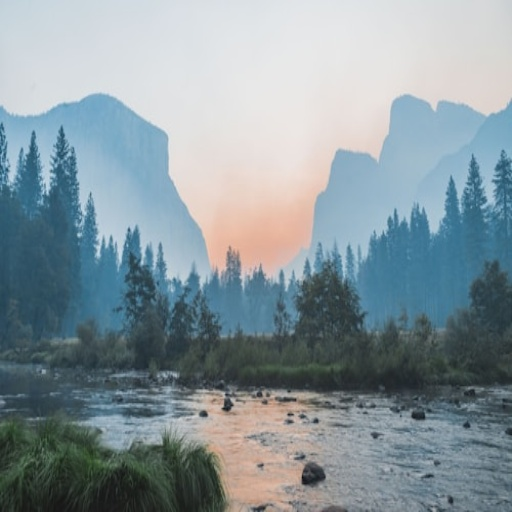
#> input picture ml/dataset/real_holdout_source/real_base_0000.jpg, 512 x 512 px; its folder holds only this picture in this run
$ python generate_dataset.py
#> lines starting #> are read from the running program, lines starting #| are printed output that depends on the picture
import os
import io
import json
import math
import random
import urllib.request
import numpy as np
import cv2
from PIL import Image, ImageDraw, ImageFilter, ImageEnhance, ImageFont

DATASET_DIR = os.path.join(os.path.dirname(__file__), "dataset")
TRAIN_DIR = os.path.join(DATASET_DIR, "train")
TEST_DIR = os.path.join(DATASET_DIR, "test")
REAL_HOLDOUT_DIR = os.path.join(DATASET_DIR, "real_holdout")
REAL_HOLDOUT_SOURCE_DIR = os.path.join(DATASET_DIR, "real_holdout_source")
SAMPLE_DIR = os.path.abspath(os.path.join(os.path.dirname(__file__), "..", "sample_images"))

# Permissively licensed public domain / Unsplash image URLs for real photographic holdout set
REAL_PHOTO_URLS = [
    "https://images.unsplash.com/photo-1506744038136-46273834b3fb?w=500", # Landscape
    "https://images.unsplash.com/photo-1448375240586-882707db888b?w=500", # Forest
    "https://images.unsplash.com/photo-1486406146926-c627a92ad1ab?w=500", # Architecture
    "https://images.unsplash.com/photo-1464822759023-fed622ff2c3b?w=500", # Mountains
    "https://images.unsplash.com/photo-1507525428034-b723cf961d3e?w=500", # Beach
    "https://images.unsplash.com/photo-1503376780353-7e6692767b70?w=500", # Car
    "https://images.unsplash.com/photo-1534528741775-53994a69daeb?w=500", # Portrait
    "https://images.unsplash.com/photo-1495474472287-4d71bcdd2085?w=500", # Coffee
    "https://images.unsplash.com/photo-1514888286974-6c03e2ca1dba?w=500", # Cat
    "https://images.unsplash.com/photo-1543466835-00a7907e9de1?w=500", # Dog
    "https://images.unsplash.com/photo-1470071459604-3b5ec3a7fe05?w=500", # Landscape Forest
    "https://images.unsplash.com/photo-1519501025264-65ba15a82390?w=500", # City Night
    "https://images.unsplash.com/photo-1490750967868-88aa4486c946?w=500", # Flowers
    "https://images.unsplash.com/photo-1544716278-ca5e3f4abd8c?w=500", # Book / Document
    "https://images.unsplash.com/photo-1498050108023-c5249f4df085?w=500", # Desk / Tech
    "https://images.unsplash.com/photo-1485965120184-e220f721d03e?w=500", # Bicycle
    "https://images.unsplash.com/photo-1610832958506-aa56368176cf?w=500", # Fruit
    "https://images.unsplash.com/photo-1495616811223-4d98c6e9c869?w=500", # Sunset
    "https://images.unsplash.com/photo-1483921020237-2ff51e8e4b22?w=500", # Winter Snow
    "https://images.unsplash.com/photo-1509316975850-ff9c5deb0cd9?w=500", # Desert
    "https://images.unsplash.com/photo-1513694203232-719a280e022f?w=500", # Interior Room
    "https://images.unsplash.com/photo-1509042239860-f550ce710b93?w=500", # Clock
    "https://images.unsplash.com/photo-1510915361894-db8b60106cb1?w=500", # Guitar
    "https://images.unsplash.com/photo-1474487548417-781cb71495f3?w=500", # Train
    "https://images.unsplash.com/photo-1436491865332-7a61a109cc05?w=500", # Airplane
    "https://images.unsplash.com/photo-1432405972618-c60b0225b8f9?w=500", # Waterfall
    "https://images.unsplash.com/photo-1505118380757-91f5f5632de0?w=500", # Ocean
    "https://images.unsplash.com/photo-1541701494587-cb58502866ab?w=500", # Abstract Art
    "https://images.unsplash.com/photo-1516035069371-29a1b244cc32?w=500", # Vintage Camera
    "https://images.unsplash.com/photo-1518770660439-4636190af475?w=500"  # Microchip
]

def clamp(val):
    return max(0, min(255, int(val)))

def create_synthetic_clean_image(width=512, height=512, seed=42):
    """
    Generates diverse procedural base images across 20 distinct pattern families.
    Fully randomized parameter ranges per seed to eliminate evaluation data leakage.
    """
    rng = random.Random(seed)
    np_rng = np.random.RandomState(seed)

    img = np.zeros((height, width, 3), dtype=np.uint8)
    pattern_type = seed % 20

    if pattern_type == 0:
        c1 = [rng.randint(20, 240) for _ in range(3)]
        c2 = [rng.randint(20, 240) for _ in range(3)]
        for y in range(height):
            t = y / float(height)
            img[y, :] = [clamp(c1[i]*(1-t) + c2[i]*t) for i in range(3)]
        cx, cy = rng.randint(100, width-100), rng.randint(100, height-100)
        cv2.circle(img, (cx, cy), rng.randint(40, 110), (rng.randint(50, 255), rng.randint(50, 255), rng.randint(50, 255)), -1)
        cv2.rectangle(img, (rng.randint(20, 150), rng.randint(20, 150)), (rng.randint(200, width-20), rng.randint(200, height-20)), (rng.randint(50, 255), rng.randint(50, 255), rng.randint(50, 255)), 3)

    elif pattern_type == 1:
        grid_size = rng.choice([16, 24, 32, 48])
        c1 = [rng.randint(200, 255) for _ in range(3)]
        c2 = [rng.randint(10, 60) for _ in range(3)]
        for y in range(0, height, grid_size):
            for x in range(0, width, grid_size):
                img[y:y+grid_size, x:x+grid_size] = c1 if ((x // grid_size) + (y // grid_size)) % 2 == 0 else c2
        cv2.circle(img, (width // 2, height // 2), rng.randint(80, 150), (rng.randint(0, 255), rng.randint(100, 255), 255), rng.randint(4, 12))

    elif pattern_type == 2:
        freq_x = rng.uniform(2.0, 12.0)
        freq_y = rng.uniform(2.0, 12.0)
        X, Y = np.meshgrid(np.linspace(0, freq_x*np.pi, width), np.linspace(0, freq_y*np.pi, height))
        Z = np.sin(X) * np.cos(Y)
        norm_z = ((Z + 1) * 127.5).astype(np.uint8)
        img[:, :, 0] = norm_z
        img[:, :, 1] = np.rot90(norm_z, rng.randint(1, 4))
        img[:, :, 2] = 255 - norm_z

    elif pattern_type == 3:
        sky_color = [rng.randint(180, 255), rng.randint(150, 220), rng.randint(100, 180)]
        img[:int(height*0.5), :] = sky_color
        cv2.circle(img, (int(width*rng.uniform(0.3, 0.8)), int(height*rng.uniform(0.15, 0.35))), rng.randint(30, 70), (100, 255, 255), -1)
        pts1 = np.array([[0, int(height*0.6)], [int(width*0.4), int(height*0.2)], [int(width*0.7), int(height*0.6)]], np.int32)
        cv2.fillPoly(img, [pts1], (rng.randint(40, 90), rng.randint(40, 90), rng.randint(40, 90)))
        img[int(height*0.6):, :] = [rng.randint(120, 200), rng.randint(80, 140), rng.randint(30, 80)]

    elif pattern_type == 4:
        bg = rng.randint(230, 255)
        img.fill(bg)
        grid_step = rng.choice([20, 30, 40, 50])
        for i in range(10, width, grid_step):
            cv2.line(img, (i, 0), (i, height), (200, 200, 200), 1)
            cv2.line(img, (0, i), (width, i), (200, 200, 200), 1)
        cv2.rectangle(img, (40, 40), (width-40, height-40), (20, 20, 20), 2)
        cv2.putText(img, f"SPECIMEN TEST TARGET #{seed}", (50, 90), cv2.FONT_HERSHEY_SIMPLEX, 0.7, (10, 10, 180), 2)
        cv2.putText(img, "RESOLUTION MATRIX 100%", (50, 140), cv2.FONT_HERSHEY_SIMPLEX, 0.7, (180, 10, 10), 2)

    elif pattern_type == 5:
        img.fill(rng.randint(15, 45))
        for _ in range(rng.randint(6, 12)):
            cx, cy = rng.randint(40, width-40), rng.randint(40, height-40)
            r = rng.randint(25, 75)
            color = (rng.randint(50, 255), rng.randint(50, 255), rng.randint(50, 255))
            cv2.circle(img, (cx, cy), r, color, -1)
            cv2.circle(img, (cx - r//3, cy - r//3), r//4, (255, 255, 255), -1)

    elif pattern_type == 6:
        num_points = rng.randint(15, 30)
        pts = np_rng.randint(0, width, size=(num_points, 2))
        for y in range(0, height, 8):
            for x in range(0, width, 8):
                dists = np.sum((pts - np.array([x, y]))**2, axis=1)
                min_idx = np.argmin(dists)
                val = (min_idx * 255 // num_points) % 256
                img[y:y+8, x:x+8] = [val, (val*2)%256, (255-val)%256]

    elif pattern_type == 7:
        img.fill(220)
        step = 40
        for y in range(0, height, step):
            for x in range(0, width, step):
                pts = np.array([[x, y+step//2], [x+step//2, y], [x+step, y+step//2], [x+step//2, y+step]], np.int32)
                cv2.drawContours(img, [pts], -1, (rng.randint(30, 200), rng.randint(30, 200), rng.randint(30, 200)), -1)
                cv2.drawContours(img, [pts], -1, (0, 0, 0), 1)

    elif pattern_type == 8:
        img.fill(128)
        center = (width // 2, height // 2)
        for r in range(min(width, height)//2, 10, -20):
            color = (rng.randint(0, 255), rng.randint(0, 255), rng.randint(0, 255))
            cv2.circle(img, center, r, color, 8)

    elif pattern_type == 9:
        stripe_w = rng.randint(15, 35)
        for y in range(height):
            for x in range(width):
                if ((x + y) // stripe_w) % 2 == 0:
                    img[y, x] = [rng.randint(180, 240), 50, 50]
                else:
                    img[y, x] = [50, rng.randint(180, 240), 200]

    elif pattern_type == 10:
        grad = np.tile(np.linspace(0, 255, width, dtype=np.uint8), (height, 1))
        img[:, :, 0] = grad
        img[:, :, 1] = np.rot90(grad)
        img[:, :, 2] = np.flipud(grad)
        cv2.putText(img, f"TEXTURE PATTERN {seed}", (40, height//2), cv2.FONT_HERSHEY_DUPLEX, 1.0, (255, 255, 255), 2)

    elif pattern_type == 11:
        img.fill(60)
        margin = 30
        w_size = 50
        for y in range(margin, height - margin - w_size, w_size + 20):
            for x in range(margin, width - margin - w_size, w_size + 20):
                cv2.rectangle(img, (x, y), (x+w_size, y+w_size), (rng.randint(180, 255), rng.randint(180, 255), rng.randint(100, 200)), -1)

    elif pattern_type == 12:
        img.fill(10)
        for _ in range(200):
            sx, sy = rng.randint(0, width-1), rng.randint(0, height-1)
            img[sy, sx] = [rng.randint(200, 255), rng.randint(200, 255), rng.randint(200, 255)]
        cv2.circle(img, (int(width*0.8), int(height*0.2)), 45, (220, 240, 255), -1)

    elif pattern_type == 13:
        img[:] = [30, 90, 40]
        for _ in range(20):
            x1, y1 = rng.randint(20, width-20), rng.randint(20, height-20)
            x2, y2 = x1 + rng.choice([-80, 80, 0]), y1 + rng.choice([-80, 80, 0])
            cv2.line(img, (x1, y1), (x2, y2), (40, 210, 240), 3)
            cv2.circle(img, (x1, y1), 6, (200, 200, 200), -1)

    elif pattern_type == 14:
        block_w, block_h = width // 5, height // 4
        for row in range(4):
            for col in range(5):
                color = [rng.randint(20, 235) for _ in range(3)]
                img[row*block_h:(row+1)*block_h, col*block_w:(col+1)*block_w] = color

    elif pattern_type == 15:
        center = (width // 2, height // 2)
        num_spokes = rng.choice([16, 24, 32])
        img.fill(240)
        for i in range(num_spokes):
            angle1 = i * (2 * math.pi / num_spokes)
            angle2 = (i + 0.5) * (2 * math.pi / num_spokes)
            pt1 = (int(center[0] + 250 * math.cos(angle1)), int(center[1] + 250 * math.sin(angle1)))
            pt2 = (int(center[0] + 250 * math.cos(angle2)), int(center[1] + 250 * math.sin(angle2)))
            pts = np.array([center, pt1, pt2], np.int32)
            cv2.fillPoly(img, [pts], (20, 20, 20))

    elif pattern_type == 16:
        tileSize = 32
        for y in range(0, height, tileSize):
            for x in range(0, width, tileSize):
                c = [rng.randint(40, 220) for _ in range(3)]
                cv2.rectangle(img, (x, y), (x+tileSize, y+tileSize), c, -1)
                cv2.rectangle(img, (x, y), (x+tileSize, y+tileSize), (255, 255, 255), 1)

    elif pattern_type == 17:
        img.fill(200)
        for _ in range(12):
            cx, cy = rng.randint(50, width-50), rng.randint(50, height-50)
            r = rng.randint(40, 120)
            cv2.circle(img, (cx, cy), r, (rng.randint(0, 255), rng.randint(0, 255), rng.randint(0, 255)), 6)

    elif pattern_type == 18:
        img.fill(255)
        for x in range(20, width-20, rng.choice([4, 8, 12, 16])):
            w = rng.randint(2, 6)
            cv2.rectangle(img, (x, 40), (x+w, height-40), (0, 0, 0), -1)

    else:
        X, Y = np.meshgrid(np.linspace(-3, 3, width), np.linspace(-3, 3, height))
        Z = np.sin(X**2 + Y**2)
        contours = np.uint8((Z + 1) * 127.5)
        img[:, :, 0] = contours
        img[:, :, 1] = np.fliplr(contours)
        img[:, :, 2] = 200

    return img

# Degradation Generators
def apply_blur(img, severity=1):
    kernel_sizes = [7, 15, 25, 35]
    k_size = kernel_sizes[min(severity, len(kernel_sizes)-1)]
    return cv2.GaussianBlur(img, (k_size, k_size), 0)

def apply_underexposure(img, severity=1):
    factors = [0.45, 0.30, 0.18, 0.08]
    factor = factors[min(severity, len(factors)-1)]
    inv_gamma = factor
    table = np.array([((i / 255.0) ** (1.0 / inv_gamma)) * 255 for i in np.arange(0, 256)]).astype("uint8")
    return cv2.LUT(img, table)

def apply_overexposure(img, severity=1):
    factors = [1.5, 2.0, 2.8, 3.8]
    factor = factors[min(severity, len(factors)-1)]
    res = img.astype(np.float32) * factor
    return np.clip(res, 0, 255).astype(np.uint8)

def apply_noise(img, severity=1):
    sigmas = [20, 35, 55, 80]
    sigma = sigmas[min(severity, len(sigmas)-1)]
    gauss = np.random.normal(0, sigma, img.shape).astype(np.float32)
    noisy = img.astype(np.float32) + gauss
    return np.clip(noisy, 0, 255).astype(np.uint8)

def apply_corruption(img, severity=1):
    qualities = [12, 6, 3, 1]
    q = qualities[min(severity, len(qualities)-1)]

    encode_param = [int(cv2.IMWRITE_JPEG_QUALITY), q]
    _, result = cv2.imencode('.jpg', img, encode_param)
    decoded = cv2.imdecode(result, cv2.IMREAD_COLOR)

    if severity >= 2:
        h, w, _ = decoded.shape
        strip_y = random.randint(0, h - 40)
        decoded[strip_y:strip_y+30, :, :] = random.randint(0, 255)

    return decoded

def acquire_real_clean_photos(count=30):
    """
    Acquires real clean photos for the real-world holdout evaluation set.
    1. First checks committed local source images in `ml/dataset/real_holdout_source/`.
    2. Only downloads from Unsplash if local source files are missing.
    3. Logs a visible WARNING if a download fails, substituting a synthetic fallback.
    Returns: (list of image arrays, genuine_count, fallback_count)
    """
    os.makedirs(REAL_HOLDOUT_SOURCE_DIR, exist_ok=True)
    real_images = []
    genuine_count = 0
    fallback_count = 0

    print(f"Acquiring {count} real clean photos for holdout evaluation set...")

    for idx in range(count):
        local_path = os.path.join(REAL_HOLDOUT_SOURCE_DIR, f"real_base_{idx:04d}.jpg")
        img_arr = None

        # (a) Check local committed source image first
        if os.path.exists(local_path):
            img_arr = cv2.imread(local_path)
            if img_arr is not None and img_arr.size > 0:
                genuine_count += 1

        # (b) Attempt live download if local image missing
        if img_arr is None:
            url = REAL_PHOTO_URLS[idx % len(REAL_PHOTO_URLS)]
            try:
                req = urllib.request.Request(url, headers={'User-Agent': 'Mozilla/5.0'})
                with urllib.request.urlopen(req, timeout=5) as resp:
                    image_data = resp.read()
                    nparr = np.frombuffer(image_data, np.uint8)
                    img = cv2.imdecode(nparr, cv2.IMREAD_COLOR)
                    if img is not None and img.size > 0:
                        img_arr = cv2.resize(img, (512, 512))
                        # Save locally for future offline runs
                        cv2.imwrite(local_path, img_arr)
                        genuine_count += 1
            except Exception as e:
                img_arr = None

        # (c) Visible warning on synthetic fallback
        if img_arr is None:
            fallback_count += 1
            print(f"WARNING: Unsplash download failed for image index {idx}. Substituting synthetic procedural fallback.")
            img_arr = create_synthetic_clean_image(512, 512, seed=8000 + idx)

        real_images.append(img_arr)

    print(f"\nReal holdout set provenance: {genuine_count}/{count} genuine photos, {fallback_count}/{count} synthetic fallback")
    return real_images, genuine_count, fallback_count

def generate_dataset(num_train_base=100, num_test_base=30, num_real_holdout=30):
    """
    Generates dataset with strict separation between training, synthetic testing, and real holdout.
    """
#> called with num_train_base = 100, num_test_base = 30, num_real_holdout = 30
    categories = ["clean", "blur", "underexposed", "overexposed", "noise", "corrupted"]

    for d in [TRAIN_DIR, TEST_DIR, REAL_HOLDOUT_DIR, REAL_HOLDOUT_SOURCE_DIR]:
        os.makedirs(d, exist_ok=True)
        for cat in categories:
            os.makedirs(os.path.join(d, cat), exist_ok=True)
    os.makedirs(SAMPLE_DIR, exist_ok=True)

    print(f"Generating Training Set ({num_train_base} base images)...")
    for i in range(num_train_base):
        base_img = create_synthetic_clean_image(512, 512, seed=1000 + i)
#> in create_synthetic_clean_image, `cv2.rectangle(img, (rng.randint(20, 150), rng.randint(20, 150)), (rng...`:
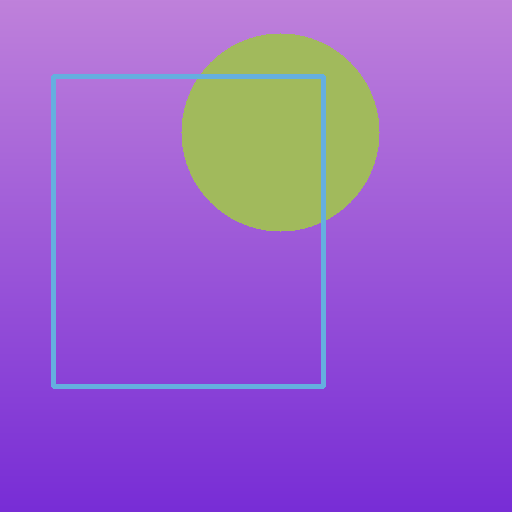
#> img: shape (512, 512, 3); mean of channels 0, 1, 2 202.1, 97.3, 152.6; drawn as B, G, R
        save_split_samples(TRAIN_DIR, base_img, i)
#> in apply_overexposure, `res = img.astype(np.float32) * factor`:
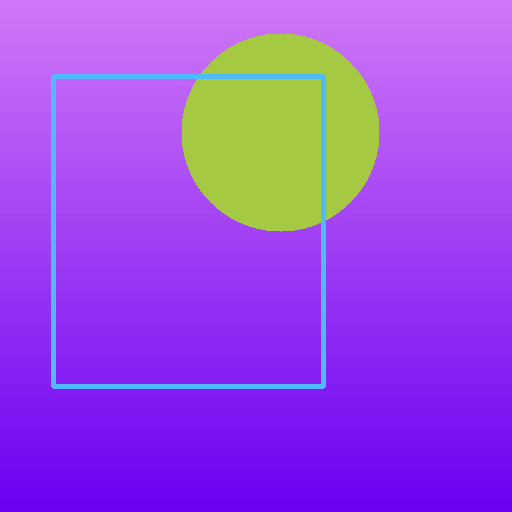
#> res: shape (512, 512, 3) float32; mean of channels 0, 1, 2 303.3, 146.1, 228.9; drawn with min black and max white
#> in apply_overexposure, `return np.clip(res, 0, 255).astype(np.uint8)`:
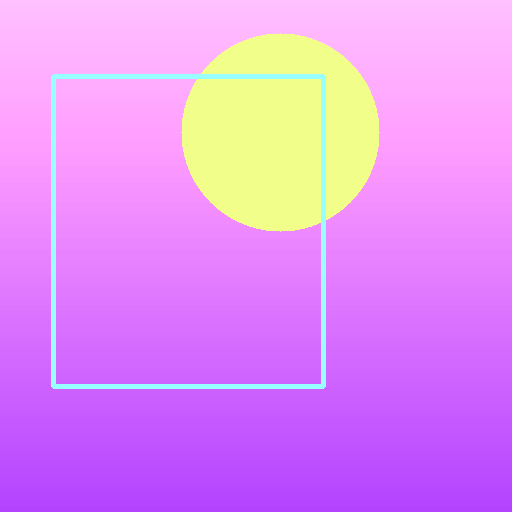
#> returned value: shape (512, 512, 3); mean of channels 0, 1, 2 241.9, 142.9, 224.9; drawn as B, G, R
#> in apply_noise, `noisy = img.astype(np.float32) + gauss`:
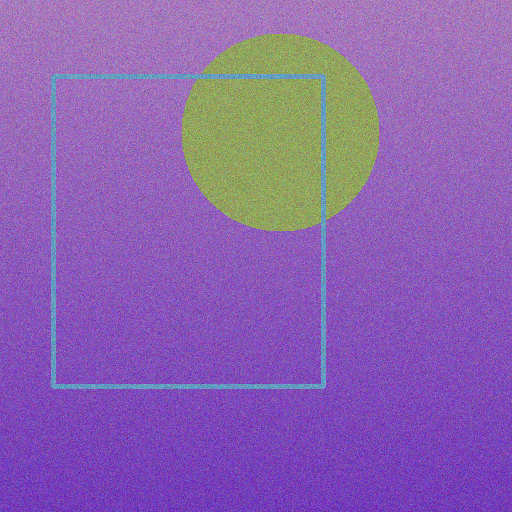
#> noisy: shape (512, 512, 3) float32; mean of channels 0, 1, 2 202.1, 97.4, 152.6; drawn with min black and max white
#> in apply_noise, `return np.clip(noisy, 0, 255).astype(np.uint8)`:
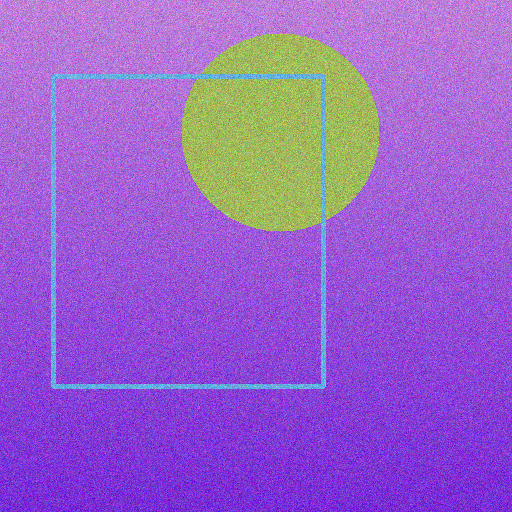
#> returned value: shape (512, 512, 3); mean of channels 0, 1, 2 201.5, 96.9, 152.1; drawn as B, G, R
#> in apply_corruption, `_, result = cv2.imencode('.jpg', img, encode_param)`: result = 5467 values, max 255 at index 0, min 0 at index 4, mean 86.62
#> in apply_corruption, `decoded = cv2.imdecode(result, cv2.IMREAD_COLOR)`:
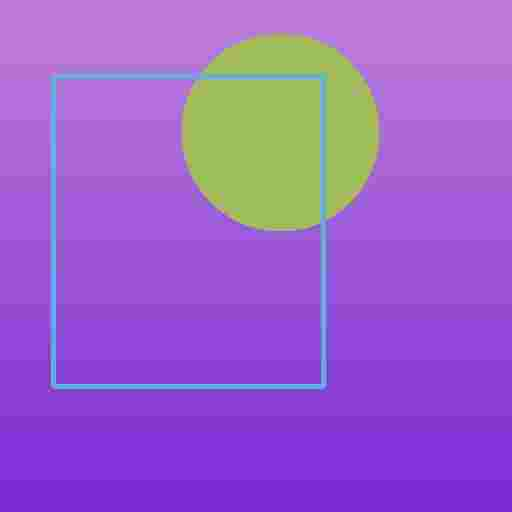
#> decoded: shape (512, 512, 3); mean B, G, R 202, 95.6, 155.5

    print(f"Generating Unseen Synthetic Test Set ({num_test_base} base images with distinct seeds)...")
    for i in range(num_test_base):
        base_img = create_synthetic_clean_image(512, 512, seed=5000 + i)
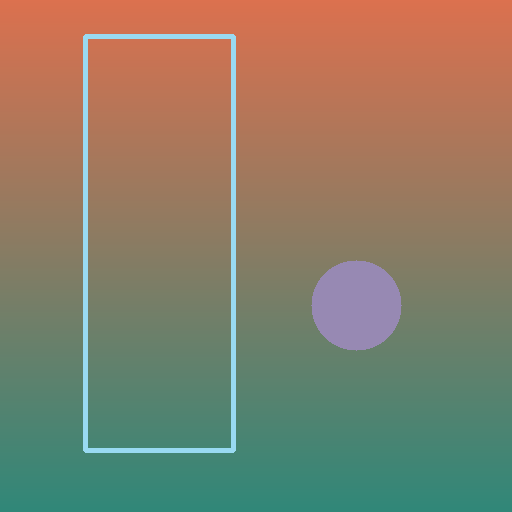
#> base_img: shape (512, 512, 3); mean B, G, R 104.4, 126.3, 134.8
        save_split_samples(TEST_DIR, base_img, i)

    print(f"Generating Real-World Holdout Set ({num_real_holdout} real photos)...")
    real_clean_photos, genuine_cnt, fallback_cnt = acquire_real_clean_photos(num_real_holdout)
#> in acquire_real_clean_photos, img_arr is the input picture: shape (512, 512, 3); mean B, G, R 156.1, 149.8, 135
    for i, real_img in enumerate(real_clean_photos):
        save_split_samples(REAL_HOLDOUT_DIR, real_img, i, is_real=True)

    # Save dataset provenance metadata
    prov_data = {
        "num_real_holdout_base": num_real_holdout,
        "genuine_photos_count": genuine_cnt,
        "synthetic_fallback_count": fallback_cnt,
        "provenance_summary": f"{genuine_cnt}/{num_real_holdout} genuine photos, {fallback_cnt}/{num_real_holdout} synthetic fallback"
    }
    with open(os.path.join(REAL_HOLDOUT_DIR, "provenance.json"), "w") as f:
        json.dump(prov_data, f, indent=2)

    print("\nDataset generation complete!")
    print(f"  - Train DIR:              {TRAIN_DIR}")
    print(f"  - Synthetic Test:         {TEST_DIR}")
    print(f"  - Real Holdout DIR:       {REAL_HOLDOUT_DIR}")
    print(f"  - Real Source Cache DIR:  {REAL_HOLDOUT_SOURCE_DIR}")
    print(f"  - Provenance Summary:     {prov_data['provenance_summary']}")

def save_split_samples(output_dir, base_img, base_idx, is_real=False):
    prefix = "real" if is_real else "img"
    cv2.imwrite(os.path.join(output_dir, "clean", f"{prefix}_{base_idx:04d}_clean.jpg"), base_img)

    for sev in range(3):
        cv2.imwrite(os.path.join(output_dir, "blur", f"{prefix}_{base_idx:04d}_blur_s{sev}.jpg"), apply_blur(base_img, sev))
        cv2.imwrite(os.path.join(output_dir, "underexposed", f"{prefix}_{base_idx:04d}_under_s{sev}.jpg"), apply_underexposure(base_img, sev))
        cv2.imwrite(os.path.join(output_dir, "overexposed", f"{prefix}_{base_idx:04d}_over_s{sev}.jpg"), apply_overexposure(base_img, sev))
        cv2.imwrite(os.path.join(output_dir, "noise", f"{prefix}_{base_idx:04d}_noise_s{sev}.jpg"), apply_noise(base_img, sev))
        cv2.imwrite(os.path.join(output_dir, "corrupted", f"{prefix}_{base_idx:04d}_corrupt_s{sev}.jpg"), apply_corruption(base_img, sev))

if __name__ == "__main__":
    generate_dataset(num_train_base=100, num_test_base=30, num_real_holdout=30)
#> (the call stopped at in acquire_real_clean_photos, `with urllib.request.urlopen(req, timeout=5) as resp:`: the network is not available in this run)
